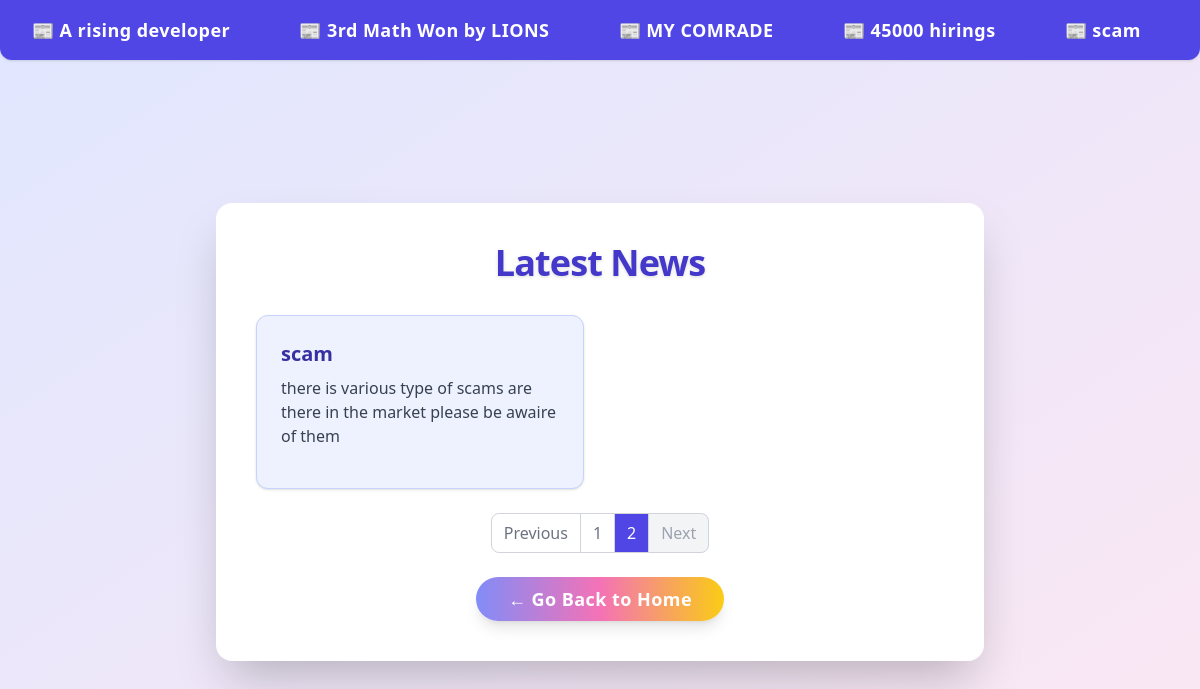
Screenshot of /news/?page=2 with the database file from the repository.
### news/models.py (models this page shows)
class News(models.Model):
  title=models.CharField(max_length=100)
  news_desc=HTMLField()
  news_slug=AutoSlugField(populate_from="title",unique=True,null=True,default=None)

### practice_project/views.py (the view)
# urls.py: path("news/", views.news_list, name='news'),
def news_list(request):
    news_all = News.objects.all()  # For marquee
    paginator = Paginator(news_all, 4)  # 4 news per page
    page_number = request.GET.get('page')
    page_obj = paginator.get_page(page_number)
    return render(request, 'news.html', {
        'page_obj': page_obj,  # Paginated news for grid
        'news_all': news_all   # All news for marquee
    })

### templates/news.html (shortened to what this page needs)
<!DOCTYPE html>
<html lang="en">
<head>
    <script src="https://cdn.tailwindcss.com"></script>
</head>
<body class="bg-gradient-to-br from-indigo-100 to-pink-100 min-h-screen flex items-center justify-center">
    <div class="absolute top-0 left-0 w-full">
        <marquee onmouseover="stop()" onmouseout="start()"
            behavior="scroll"
            direction="right"
            class="bg-indigo-600 text-white py-4 text-lg font-semibold tracking-wide rounded-b-xl shadow"
        >
            {% for news in news_all %}
                <a href="{% url 'news-details' news.news_slug %}">
                    <span class="mx-8">📰 {{ news.title }}</span>
                </a>
            {% empty %}
                <span>No news available.</span>
            {% endfor %}
        </marquee>
    </div>
    <div class="bg-white shadow-2xl rounded-2xl p-10 w-full max-w-3xl mx-auto mt-16">
        <h1 class="text-4xl font-extrabold text-center text-indigo-700 mb-8 tracking-tight drop-shadow">
            Latest News
        </h1>
        {% if page_obj %}
            <div class="grid grid-cols-1 md:grid-cols-2 gap-8">
                {% for news in page_obj %}
                    <div class="bg-indigo-50 border border-indigo-200 rounded-xl shadow p-6 flex flex-col">
                        <div class="text-xl font-bold text-indigo-800 mb-2">
                            {{ news.title }}
                        </div>
                        <div class="text-gray-700 prose max-w-none mb-4">
                            {{ news.news_desc|safe }}
                        </div>
                    </div>
                {% endfor %}
            </div>
        {% else %}
            <div class="text-center text-gray-400 mt-8">No news available.</div>
        {% endif %}
        {% if page_obj.has_other_pages %}
        <div class="flex justify-center mt-8">
            <nav aria-label="Page navigation">
                <ul class="inline-flex items-center -space-x-px">
                    {% if page_obj.has_previous %}
                        <li>
                            <a href="?page={{ page_obj.previous_page_number }}"
                               class="px-3 py-2 ml-0 leading-tight text-gray-500 bg-white border border-gray-300 rounded-l-lg hover:bg-gray-100 hover:text-gray-700">
                                Previous
                            </a>
                        </li>
                    {% else %}
                        <li>
                            <span class="px-3 py-2 ml-0 leading-tight text-gray-400 bg-gray-100 border border-gray-300 rounded-l-lg">
                                Previous
                            </span>
                        </li>
                    {% endif %}
                    {% for num in page_obj.paginator.page_range %}
                        {% if page_obj.number == num %}
                            <li>
                                <span class="px-3 py-2 text-white bg-indigo-600 border border-gray-300">
                                    {{ num }}
                                </span>
                            </li>
                        {% else %}
                            <li>
                                <a href="?page={{ num }}"
                                   class="px-3 py-2 leading-tight text-gray-500 bg-white border border-gray-300 hover:bg-gray-100 hover:text-gray-700">
                                    {{ num }}
                                </a>
                            </li>
                        {% endif %}
                    {% endfor %}
                    {% if page_obj.has_next %}
                        <li>
                            <a href="?page={{ page_obj.next_page_number }}"
                               class="px-3 py-2 leading-tight text-gray-500 bg-white border border-gray-300 rounded-r-lg hover:bg-gray-100 hover:text-gray-700">
                                Next
                            </a>
                        </li>
                    {% else %}
                        <li>
                            <span class="px-3 py-2 leading-tight text-gray-400 bg-gray-100 border border-gray-300 rounded-r-lg">
                                Next
                            </span>
                        </li>
                    {% endif %}
                </ul>
            </nav>
        </div>
        {% endif %}
        <div class="mt-8 text-center">
            <a
                href="/"
                class="inline-block bg-gradient-to-r from-indigo-400 via-pink-400 to-yellow-400 hover:from-indigo-500 hover:via-pink-500 hover:to-yellow-500 text-white font-bold py-2 px-8 rounded-full shadow-lg transition duration-300 text-lg tracking-wide"
            >
                ← Go Back to Home
            </a>
        </div>
    </div>
</body>
</html>

### rows the page displays
News: title "A rising developer"
News: title "3rd Math Won by LIONS"
News: title "MY COMRADE"
News: title "45000 hirings"
News: title "scam", news_desc "there is various type of scams are there in the market please be awaire of them"

### other values shown
{{ num }} "1"
{{ num }} "2"
